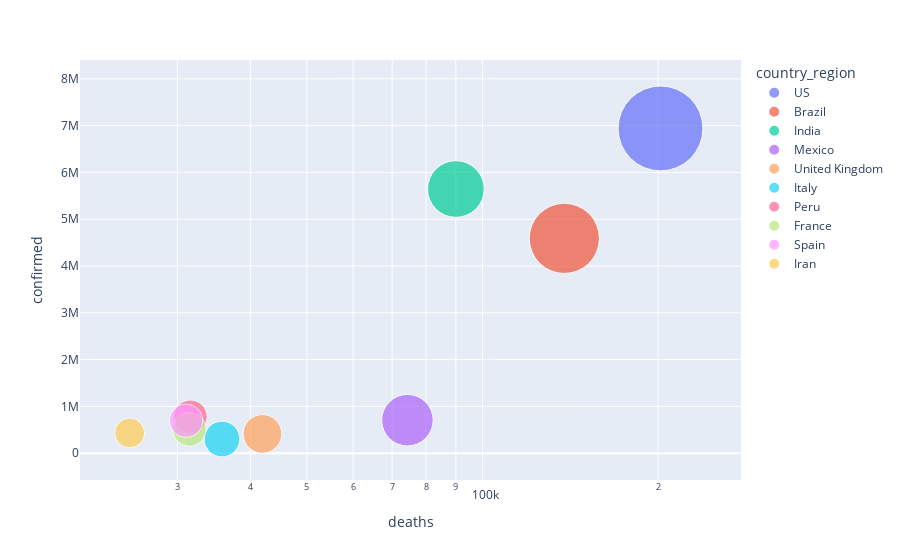

Notebook code for this chart:
### Code cell
#Dead Cases
top_10_death = country_df.sort_values(by="deaths", ascending=False).head(10)
fig = px.scatter(top_10_death, 
                 x="deaths", y="confirmed",size="deaths", color="country_region",
                 hover_name="country_region", log_x=True, size_max=60)
fig.show()

### Figure 1 — Plotly figure (JSON) as saved in the notebook; plotly's stock layout.template omitted (floating-point values rounded to 4 significant figures)
{"data": [{"hovertemplate": "<b>%{hovertext}</b><br><br>country_region=US<br>deaths=%{marker.size}<br>confirmed=%{y}<extra></extra>", "hovertext": ["US"], "legendgroup": "US", "marker": {"color": "#636efa", "size": [201882], "sizemode": "area", "sizeref": 56.08, "symbol": "circle"}, "mode": "markers", "name": "US", "orientation": "v", "showlegend": true, "type": "scatter", "x": [201882], "xaxis": "x", "y": [6940721], "yaxis": "y"}, {"hovertemplate": "<b>%{hovertext}</b><br><br>country_region=Brazil<br>deaths=%{marker.size}<br>confirmed=%{y}<extra></extra>", "hovertext": ["Brazil"], "legendgroup": "Brazil", "marker": {"color": "#EF553B", "size": [138105], "sizemode": "area", "sizeref": 56.08, "symbol": "circle"}, "mode": "markers", "name": "Brazil", "orientation": "v", "showlegend": true, "type": "scatter", "x": [138105], "xaxis": "x", "y": [4591364], "yaxis": "y"}, {"hovertemplate": "<b>%{hovertext}</b><br><br>country_region=India<br>deaths=%{marker.size}<br>confirmed=%{y}<extra></extra>", "hovertext": ["India"], "legendgroup": "India", "marker": {"color": "#00cc96", "size": [90020], "sizemode": "area", "sizeref": 56.08, "symbol": "circle"}, "mode": "markers", "name": "India", "orientation": "v", "showlegend": true, "type": "scatter", "x": [90020], "xaxis": "x", "y": [5646010], "yaxis": "y"}, {"hovertemplate": "<b>%{hovertext}</b><br><br>country_region=Mexico<br>deaths=%{marker.size}<br>confirmed=%{y}<extra></extra>", "hovertext": ["Mexico"], "legendgroup": "Mexico", "marker": {"color": "#ab63fa", "size": [74348], "sizemode": "area", "sizeref": 56.08, "symbol": "circle"}, "mode": "markers", "name": "Mexico", "orientation": "v", "showlegend": true, "type": "scatter", "x": [74348], "xaxis": "x", "y": [705263], "yaxis": "y"}, {"hovertemplate": "<b>%{hovertext}</b><br><br>country_region=United Kingdom<br>deaths=%{marker.size}<br>confirmed=%{y}<extra></extra>", "hovertext": ["United Kingdom"], "legendgroup": "United Kingdom", "marker": {"color": "#FFA15A", "size": [41951], "sizemode": "area", "sizeref": 56.08, "symbol": "circle"}, "mode": "markers", "name": "United Kingdom", "orientation": "v", "showlegend": true, "type": "scatter", "x": [41951], "xaxis": "x", "y": [412240], "yaxis": "y"}, {"hovertemplate": "<b>%{hovertext}</b><br><br>country_region=Italy<br>deaths=%{marker.size}<br>confirmed=%{y}<extra></extra>", "hovertext": ["Italy"], "legendgroup": "Italy", "marker": {"color": "#19d3f3", "size": [35758], "sizemode": "area", "sizeref": 56.08, "symbol": "circle"}, "mode": "markers", "name": "Italy", "orientation": "v", "showlegend": true, "type": "scatter", "x": [35758], "xaxis": "x", "y": [302537], "yaxis": "y"}, {"hovertemplate": "<b>%{hovertext}</b><br><br>country_region=Peru<br>deaths=%{marker.size}<br>confirmed=%{y}<extra></extra>", "hovertext": ["Peru"], "legendgroup": "Peru", "marker": {"color": "#FF6692", "size": [31568], "sizemode": "area", "sizeref": 56.08, "symbol": "circle"}, "mode": "markers", "name": "Peru", "orientation": "v", "showlegend": true, "type": "scatter", "x": [31568], "xaxis": "x", "y": [776546], "yaxis": "y"}, {"hovertemplate": "<b>%{hovertext}</b><br><br>country_region=France<br>deaths=%{marker.size}<br>confirmed=%{y}<extra></extra>", "hovertext": ["France"], "legendgroup": "France", "marker": {"color": "#B6E880", "size": [31444], "sizemode": "area", "sizeref": 56.08, "symbol": "circle"}, "mode": "markers", "name": "France", "orientation": "v", "showlegend": true, "type": "scatter", "x": [31444], "xaxis": "x", "y": [508381], "yaxis": "y"}, {"hovertemplate": "<b>%{hovertext}</b><br><br>country_region=Spain<br>deaths=%{marker.size}<br>confirmed=%{y}<extra></extra>", "hovertext": ["Spain"], "legendgroup": "Spain", "marker": {"color": "#FF97FF", "size": [31034], "sizemode": "area", "sizeref": 56.08, "symbol": "circle"}, "mode": "markers", "name": "Spain", "orientation": "v", "showlegend": true, "type": "scatter", "x": [31034], "xaxis": "x", "y": [693556], "yaxis": "y"}, {"hovertemplate": "<b>%{hovertext}</b><br><br>country_region=Iran<br>deaths=%{marker.size}<br>confirmed=%{y}<extra></extra>", "hovertext": ["Iran"], "legendgroup": "Iran", "marker": {"color": "#FECB52", "size": [24840], "sizemode": "area", "sizeref": 56.08, "symbol": "circle"}, "mode": "markers", "name": "Iran", "orientation": "v", "showlegend": true, "type": "scatter", "x": [24840], "xaxis": "x", "y": [432798], "yaxis": "y"}], "layout": {"legend": {"itemsizing": "constant", "title": {"text": "country_region"}, "tracegroupgap": 0}, "margin": {"t": 60}, "xaxis": {"anchor": "y", "domain": [0, 1], "title": {"text": "deaths"}, "type": "log"}, "yaxis": {"anchor": "x", "domain": [0, 1], "title": {"text": "confirmed"}}}}
